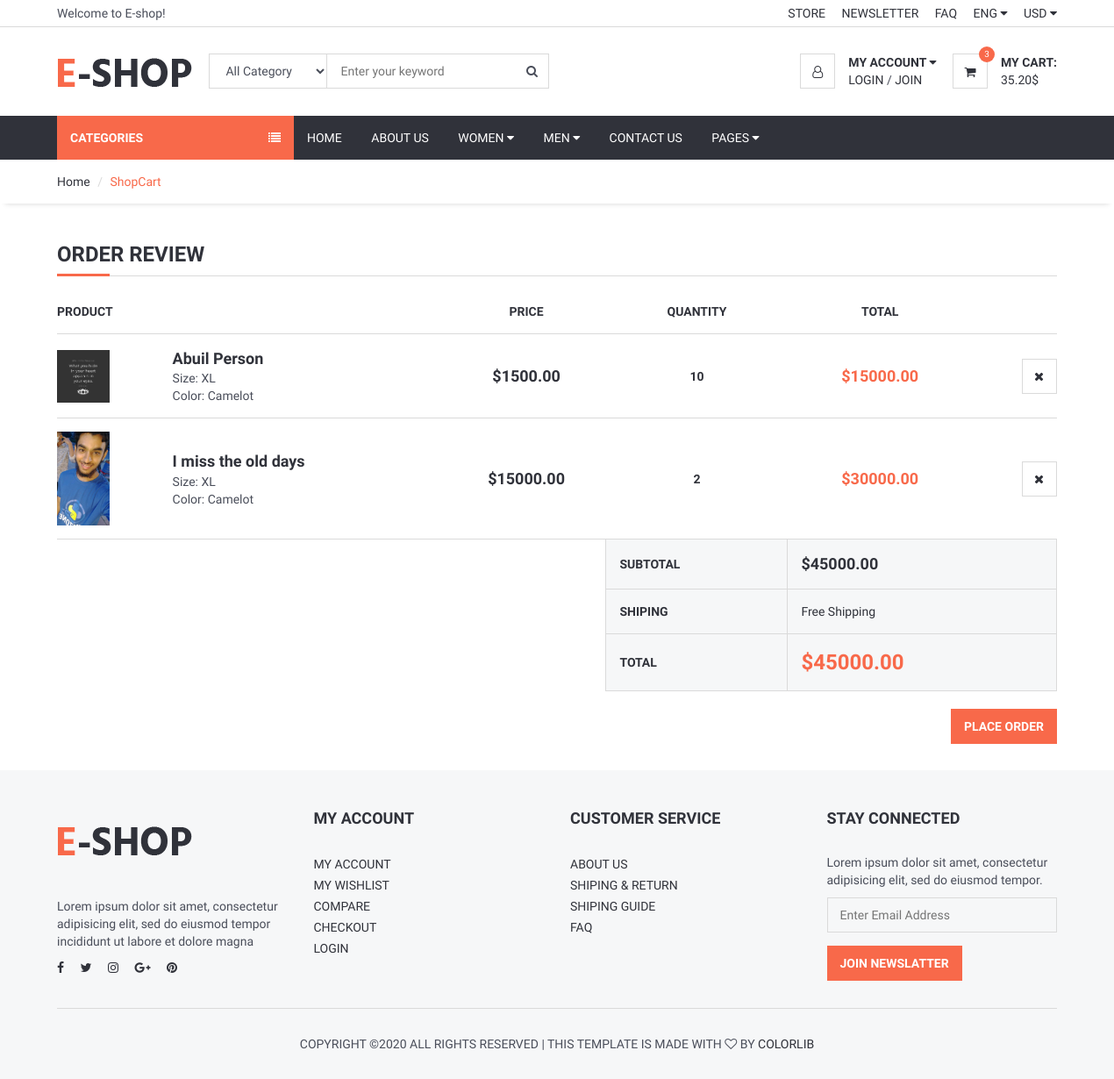
/order/shopcart (signed in), run on an earlier commit of the app's database.
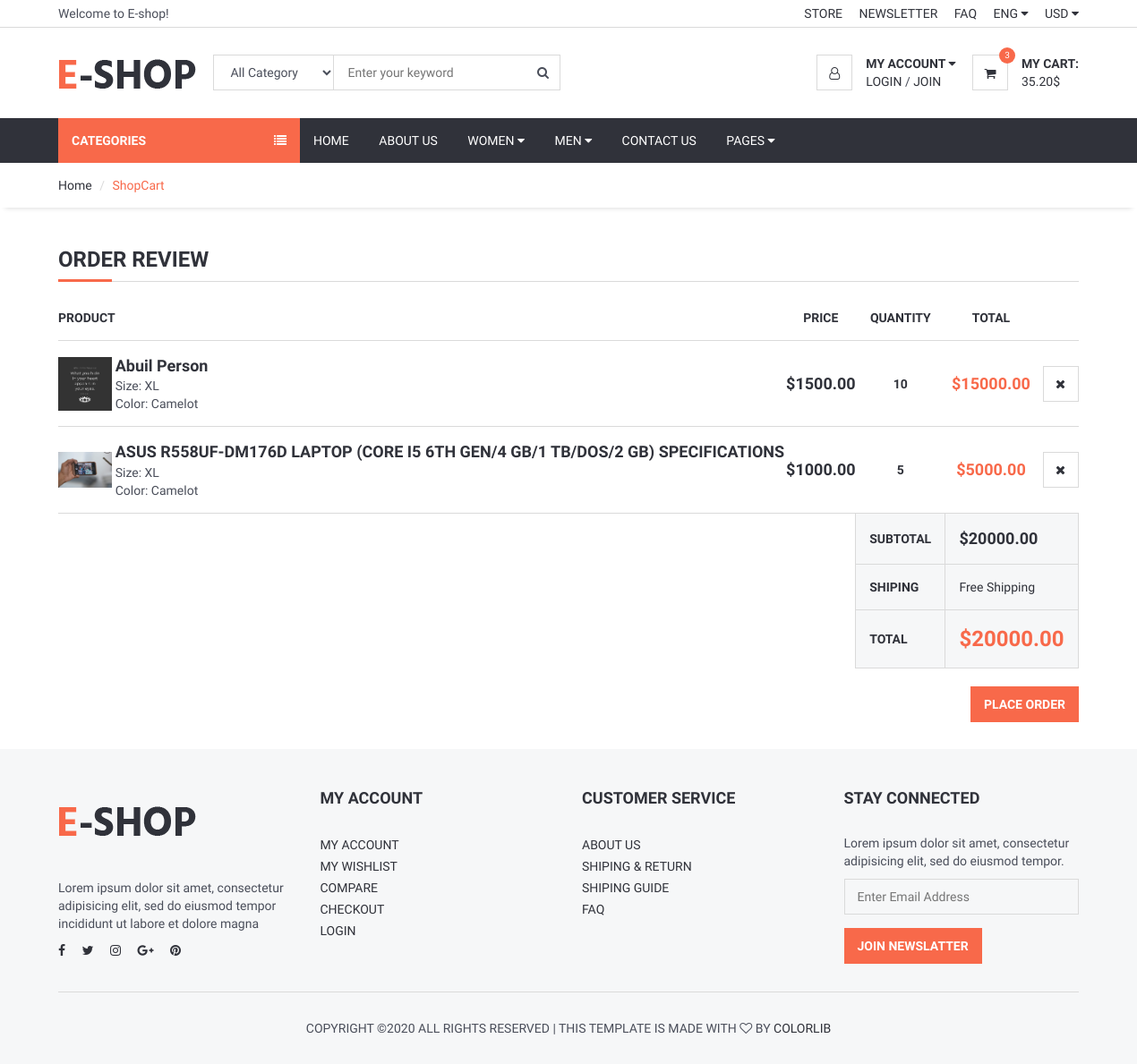
And on a later commit of the database.
### order/models.py (models this page shows, shortened)
class ShopCart(models.Model):
    user = models.ForeignKey(User, on_delete=models.SET_NULL, null=True)
    product = models.ForeignKey(Product , on_delete=models.SET_NULL, null=True)
    quantity = models.IntegerField()
    @property
    def amount(self):
        return (self.quantity * self.product.price)

### product/models.py (models this page shows, shortened)
class Product(models.Model):
    STATUS = (
        ('True', 'True'),
        ('False', 'False'),
    )
    title = models.CharField(max_length=150)
    keywords = models.CharField(max_length=200)
    category = models.ForeignKey(Category , on_delete=models.CASCADE)
    description = models.TextField()
    image = models.ImageField(upload_to='product_image/')
    price = models.DecimalField(max_digits=12, decimal_places=2)
    amount = models.IntegerField()
    minamount=models.IntegerField()
    detail = RichTextUploadingField()
    slug = models.SlugField(null=False, unique=True)
    status = models.CharField(max_length=5,choices=STATUS)
    create_at = models.DateTimeField(auto_now_add=True)
    update_at = models.DateTimeField(auto_now=True)
    def image_tag(self):
        return mark_safe('<img src="{}" height="50"/>'.format(self.image.url))
    image_tag.short_description = 'Image'

### order/views.py (the view)
# urls.py: path('shopcart', shopcart, name='shopcart'),
@login_required
def shopcart(request):
    category = Category.objects.all()
    current_user = request.user
    shopcart = ShopCart.objects.filter(user_id=current_user.id)
    total = 0
    for rs in shopcart:
        total += rs.product.price * rs.quantity
    context = { 'category': category, 'shopcart': shopcart, 'total': total}
    return render(request, 'shopcart_products.html', context)

### order/templates/shopcart_products.html (shortened to what this page needs)
{% extends 'homebase.html' %}
{% block sidebar %} {% include 'sidebar.html' %} {% endblock %}
{% block body %}
	<div id="breadcrumb">
		<div class="container">
			<ul class="breadcrumb">
                <li><a href="{% url 'index' %}">Home</a></li>
                <li class="active">ShopCart</li>
			</ul>
		</div>
	</div>
	<div class="section">
		<div class="container">
			<div class="row">
				<div class="col-md-12">
					<div class="order-summary clearfix">
						<div class="section-title">
							<h3 class="title">Order Review</h3>
						</div>
						<table class="shopping-cart-table table">
							<thead>
								<tr>
									<th>Product</th>
									<th></th>
									<th class="text-center">Price</th>
									<th class="text-center">Quantity</th>
									<th class="text-center">Total</th>
									<th class="text-right"></th>
								</tr>
							</thead>
							<tbody>
								{% for item in shopcart %}
								<tr>
									<td class="thumb"><img src="{{ item.product.image.url }}" alt=""></td>
									<td class="details">
										<a href="/product/{{ item.product.id }}/{{ item.product.slug }}">{{ item.product.title }}</a>
										<ul>
											<li><span>Size: XL</span></li>
											<li><span>Color: Camelot</span></li>
										</ul>
									</td>
									<td class="price text-center"><strong>${{  item.product.price }}</strong></td>
									<td class="qty text-center"><strong>{{  item.quantity }}</strong></td>
									<td class="total text-center"><strong class="primary-color">${{ item.amount }}</strong></td>
									<td class="text-right"><a href="/order/delete_from_shopcart/{{ item.id }}" onclick="return confirm('Delete ! Are you sure?')" class="main-btn icon-btn"><i class="fa fa-close"></i></a></td>
								</tr>
								{% endfor %}
							</tbody>
							<tfoot>
								<tr>
									<th class="empty" colspan="3"></th>
									<th>SUBTOTAL</th>
									<th colspan="2" class="sub-total">${{ total }}</th>
								</tr>
								<tr>
									<th class="empty" colspan="3"></th>
									<th>SHIPING</th>
									<td colspan="2">Free Shipping</td>
								</tr>
								<tr>
									<th class="empty" colspan="3"></th>
									<th>TOTAL</th>
									<th colspan="2" class="total">${{ total }}</th>
								</tr>
							</tfoot>
						</table>
						<div class="pull-right">
							<button class="primary-btn">Place Order</button>
						</div>
					</div>
				</div>
			</div>
		</div>
	</div>
{% endblock  %}

### home/templates/homebase.html (shortened to what this page needs)
{% load static %}
<!DOCTYPE html>
<html lang="en">
<head>
	<link type="text/css" rel="stylesheet" href="{% static 'css/bootstrap.min.css' %}"/>
	<link type="text/css" rel="stylesheet" href="{% static 'css/slick.css' %}" />
	<link type="text/css" rel="stylesheet" href="{% static 'css/slick-theme.css' %}" />
	<link type="text/css" rel="stylesheet" href="{% static 'css/nouislider.min.css' %}" />
	<link rel="stylesheet" href="{% static 'css/font-awesome.min.css' %}">
    <link type="text/css" rel="stylesheet" href="{% static 'css/style.css' %}" />
	<link rel="stylesheet" href="https://ajax.googleapis.com/ajax/libs/jqueryui/1.11.4/themes/smoothness/jquery-ui.css">
</head>
<body>
    {% include "header.html" %}
    {% block sidebar %} {% endblock %}
    {% block body %} {% endblock %}
	{% include 'footer.html' %}
</body>
</html>

### home/templates/header.html (shortened to what this page needs)
{% load static %}
	<header>
		<div id="top-header">
			<div class="container">
				<div class="pull-left">
					<span>Welcome to E-shop!</span>
				</div>
				<div class="pull-right">
					<ul class="header-top-links">
						<li><a href="#">Store</a></li>
						<li><a href="#">Newsletter</a></li>
						<li><a href="#">FAQ</a></li>
						<li class="dropdown default-dropdown">
							<a class="dropdown-toggle" data-toggle="dropdown" aria-expanded="true">ENG <i class="fa fa-caret-down"></i></a>
						</li>
						<li class="dropdown default-dropdown">
							<a class="dropdown-toggle" data-toggle="dropdown" aria-expanded="true">USD <i class="fa fa-caret-down"></i></a>
						</li>
					</ul>
				</div>
			</div>
		</div>
		<div id="header">
			<div class="container">
				<div class="pull-left">
					<div class="header-logo">
						<a class="logo" href="#">
							<img src="{% static 'img/logo.png' %}" alt="">
						</a>
					</div>
					<div class="header-search">
						<form action="/search/" method="POST">
							<input id="query" name="query" class="input search-input" type="text" placeholder="Enter your keyword">
							<select name="catid" class="input search-categories">
								<option value="0">All Category</option>
								{% load mptt_tags %}
							</select>
							<button class="search-btn"><i class="fa fa-search"></i></button>
						</form>
					</div>
				</div>
				<div class="pull-right">
					<ul class="header-btns">
						<li class="header-account dropdown default-dropdown">
							<div class="dropdown-toggle" role="button" data-toggle="dropdown" aria-expanded="true">
								<div class="header-btns-icon">
									<i class="fa fa-user-o"></i>
								</div>
								<strong class="text-uppercase">My Account <i class="fa fa-caret-down"></i></strong>
							</div>
							<a href="#" class="text-uppercase">Login</a> / <a href="#" class="text-uppercase">Join</a>
						</li>
						<li class="header-cart dropdown default-dropdown">
							<a href="/order/shopcart">
								<div class="header-btns-icon">
									<i class="fa fa-shopping-cart"></i>
									<span class="qty">3</span>
								</div>
								<strong class="text-uppercase">My Cart:</strong>
								<br>
								<span>35.20$</span>
							</a>
						</li>
					</ul>
				</div>
			</div>
		</div>
	</header>

### home/templates/sidebar.html (shortened to what this page needs)
{% load static %}
<div id="navigation">
    <div class="container">
        <div id="responsive-nav">
            {% if page %}
                <div class="category-nav">
             {% else %}
                <div class="category-nav show-on-click">
            {% endif %}
                <span class="category-header">Categories <i class="fa fa-list"></i></span>
                <!-- {% load mptt_tags %}
                {% load mptt_tags %}
            </div>
            <div class="menu-nav">
                <ul class="menu-list">
                    <li><a href="/">Home</a></li>
                    <li><a href="/about">About Us</a></li>
                    <li class="dropdown mega-dropdown"><a class="dropdown-toggle" data-toggle="dropdown" aria-expanded="true">Women <i class="fa fa-caret-down"></i></a>
                    </li>
                    <li class="dropdown mega-dropdown full-width"><a class="dropdown-toggle" data-toggle="dropdown" aria-expanded="true">Men <i class="fa fa-caret-down"></i></a>
                    </li>
                    <li><a href="/contact">Contact Us</a></li>
                    <li class="dropdown default-dropdown"><a class="dropdown-toggle" data-toggle="dropdown" aria-expanded="true">Pages <i class="fa fa-caret-down"></i></a>
                    </li>
                </ul>
            </div>
        </div>
    </div>
</div>

### home/templates/footer.html (shortened to what this page needs)
{% load static %}
	<footer id="footer" class="section section-grey">
		<div class="container">
			<div class="row">
				<div class="col-md-3 col-sm-6 col-xs-6">
					<div class="footer">
						<div class="footer-logo">
							<a class="logo" href="#">
		            <img src="./img/logo.png" alt="">
		          </a>
						</div>
						<p>Lorem ipsum dolor sit amet, consectetur adipisicing elit, sed do eiusmod tempor incididunt ut labore et dolore magna</p>
						<ul class="footer-social">
							<li><a href="#"><i class="fa fa-facebook"></i></a></li>
							<li><a href="#"><i class="fa fa-twitter"></i></a></li>
							<li><a href="#"><i class="fa fa-instagram"></i></a></li>
							<li><a href="#"><i class="fa fa-google-plus"></i></a></li>
							<li><a href="#"><i class="fa fa-pinterest"></i></a></li>
						</ul>
					</div>
				</div>
				<div class="col-md-3 col-sm-6 col-xs-6">
					<div class="footer">
						<h3 class="footer-header">My Account</h3>
						<ul class="list-links">
							<li><a href="#">My Account</a></li>
							<li><a href="#">My Wishlist</a></li>
							<li><a href="#">Compare</a></li>
							<li><a href="#">Checkout</a></li>
							<li><a href="#">Login</a></li>
						</ul>
					</div>
				</div>
				<div class="col-md-3 col-sm-6 col-xs-6">
					<div class="footer">
						<h3 class="footer-header">Customer Service</h3>
						<ul class="list-links">
							<li><a href="#">About Us</a></li>
							<li><a href="#">Shiping & Return</a></li>
							<li><a href="#">Shiping Guide</a></li>
							<li><a href="#">FAQ</a></li>
						</ul>
					</div>
				</div>
				<div class="col-md-3 col-sm-6 col-xs-6">
					<div class="footer">
						<h3 class="footer-header">Stay Connected</h3>
						<p>Lorem ipsum dolor sit amet, consectetur adipisicing elit, sed do eiusmod tempor.</p>
						<form>
							<div class="form-group">
								<input class="input" placeholder="Enter Email Address">
							</div>
							<button class="primary-btn">Join Newslatter</button>
						</form>
					</div>
				</div>
			</div>
			<hr>
			<div class="row">
				<div class="col-md-8 col-md-offset-2 text-center">
					<div class="footer-copyright">
						Copyright &copy;<script>document.write(new Date().getFullYear());</script> All rights reserved | This template is made with <i class="fa fa-heart-o" aria-hidden="true"></i> by <a href="https://colorlib.com" target="_blank">Colorlib</a>
					</div>
				</div>
			</div>
		</div>
	</footer>
</body>
</html>

What changed in the data, as far as the page shows it:
removed ShopCart: product.image (picture), product "I miss the old days", product.price "15000.00", quantity "2", amount "30000.00"
added ShopCart: product.image (picture), product "ASUS R558UF-DM176D LAPTOP (CORE I5 6TH GEN/4 GB/1 TB/DOS/2 GB) SPECIFICATIONS", product.price "1000.00", quantity "5", amount "5000.00"
Also different on the page:
{{ total }}: "45000.00" → "20000.00"
